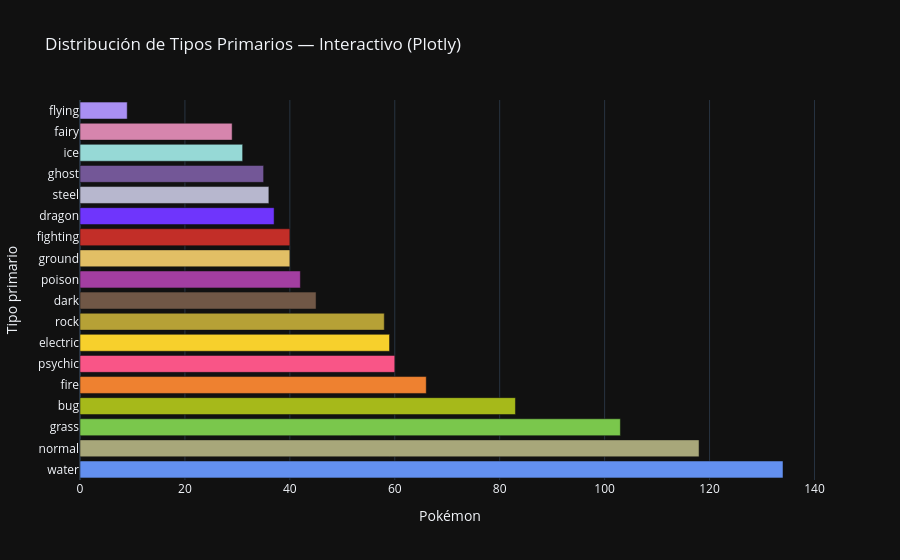

The cell this chart's notebook holds for it:
### Code cell
counts_px = (df[df['type1'].isin(MAIN)]['type1']
             .value_counts()
             .reset_index()
             .rename(columns={'type1': 'tipo', 'count': 'n'}))

fig2 = px.bar(
    counts_px.sort_values('n'), x='n', y='tipo',
    orientation='h',
    color='tipo',
    color_discrete_map=TYPE_COLORS,
    labels={'n': 'Pokémon', 'tipo': 'Tipo primario'},
    title='Distribución de Tipos Primarios — Interactivo (Plotly)',
    template='plotly_dark',
)
fig2.update_layout(showlegend=False)
fig2.show()

### Figure 1 — Plotly figure (JSON) as saved in the notebook; plotly's stock layout.template omitted (floating-point values rounded to 4 significant figures)
{"data": [{"hovertemplate": "Tipo primario=%{y}<br>Pokémon=%{x}<extra></extra>", "legendgroup": "flying", "marker": {"color": "#A98FF3", "pattern": {"shape": ""}}, "name": "flying", "orientation": "h", "showlegend": true, "textposition": "auto", "type": "bar", "x": [9], "xaxis": "x", "y": ["flying"], "yaxis": "y"}, {"hovertemplate": "Tipo primario=%{y}<br>Pokémon=%{x}<extra></extra>", "legendgroup": "fairy", "marker": {"color": "#D685AD", "pattern": {"shape": ""}}, "name": "fairy", "orientation": "h", "showlegend": true, "textposition": "auto", "type": "bar", "x": [29], "xaxis": "x", "y": ["fairy"], "yaxis": "y"}, {"hovertemplate": "Tipo primario=%{y}<br>Pokémon=%{x}<extra></extra>", "legendgroup": "ice", "marker": {"color": "#96D9D6", "pattern": {"shape": ""}}, "name": "ice", "orientation": "h", "showlegend": true, "textposition": "auto", "type": "bar", "x": [31], "xaxis": "x", "y": ["ice"], "yaxis": "y"}, {"hovertemplate": "Tipo primario=%{y}<br>Pokémon=%{x}<extra></extra>", "legendgroup": "ghost", "marker": {"color": "#735797", "pattern": {"shape": ""}}, "name": "ghost", "orientation": "h", "showlegend": true, "textposition": "auto", "type": "bar", "x": [35], "xaxis": "x", "y": ["ghost"], "yaxis": "y"}, {"hovertemplate": "Tipo primario=%{y}<br>Pokémon=%{x}<extra></extra>", "legendgroup": "steel", "marker": {"color": "#B7B7CE", "pattern": {"shape": ""}}, "name": "steel", "orientation": "h", "showlegend": true, "textposition": "auto", "type": "bar", "x": [36], "xaxis": "x", "y": ["steel"], "yaxis": "y"}, {"hovertemplate": "Tipo primario=%{y}<br>Pokémon=%{x}<extra></extra>", "legendgroup": "dragon", "marker": {"color": "#6F35FC", "pattern": {"shape": ""}}, "name": "dragon", "orientation": "h", "showlegend": true, "textposition": "auto", "type": "bar", "x": [37], "xaxis": "x", "y": ["dragon"], "yaxis": "y"}, {"hovertemplate": "Tipo primario=%{y}<br>Pokémon=%{x}<extra></extra>", "legendgroup": "fighting", "marker": {"color": "#C22E28", "pattern": {"shape": ""}}, "name": "fighting", "orientation": "h", "showlegend": true, "textposition": "auto", "type": "bar", "x": [40], "xaxis": "x", "y": ["fighting"], "yaxis": "y"}, {"hovertemplate": "Tipo primario=%{y}<br>Pokémon=%{x}<extra></extra>", "legendgroup": "ground", "marker": {"color": "#E2BF65", "pattern": {"shape": ""}}, "name": "ground", "orientation": "h", "showlegend": true, "textposition": "auto", "type": "bar", "x": [40], "xaxis": "x", "y": ["ground"], "yaxis": "y"}, {"hovertemplate": "Tipo primario=%{y}<br>Pokémon=%{x}<extra></extra>", "legendgroup": "poison", "marker": {"color": "#A33EA1", "pattern": {"shape": ""}}, "name": "poison", "orientation": "h", "showlegend": true, "textposition": "auto", "type": "bar", "x": [42], "xaxis": "x", "y": ["poison"], "yaxis": "y"}, {"hovertemplate": "Tipo primario=%{y}<br>Pokémon=%{x}<extra></extra>", "legendgroup": "dark", "marker": {"color": "#705746", "pattern": {"shape": ""}}, "name": "dark", "orientation": "h", "showlegend": true, "textposition": "auto", "type": "bar", "x": [45], "xaxis": "x", "y": ["dark"], "yaxis": "y"}, {"hovertemplate": "Tipo primario=%{y}<br>Pokémon=%{x}<extra></extra>", "legendgroup": "rock", "marker": {"color": "#B6A136", "pattern": {"shape": ""}}, "name": "rock", "orientation": "h", "showlegend": true, "textposition": "auto", "type": "bar", "x": [58], "xaxis": "x", "y": ["rock"], "yaxis": "y"}, {"hovertemplate": "Tipo primario=%{y}<br>Pokémon=%{x}<extra></extra>", "legendgroup": "electric", "marker": {"color": "#F7D02C", "pattern": {"shape": ""}}, "name": "electric", "orientation": "h", "showlegend": true, "textposition": "auto", "type": "bar", "x": [59], "xaxis": "x", "y": ["electric"], "yaxis": "y"}, {"hovertemplate": "Tipo primario=%{y}<br>Pokémon=%{x}<extra></extra>", "legendgroup": "psychic", "marker": {"color": "#F95587", "pattern": {"shape": ""}}, "name": "psychic", "orientation": "h", "showlegend": true, "textposition": "auto", "type": "bar", "x": [60], "xaxis": "x", "y": ["psychic"], "yaxis": "y"}, {"hovertemplate": "Tipo primario=%{y}<br>Pokémon=%{x}<extra></extra>", "legendgroup": "fire", "marker": {"color": "#EE8130", "pattern": {"shape": ""}}, "name": "fire", "orientation": "h", "showlegend": true, "textposition": "auto", "type": "bar", "x": [66], "xaxis": "x", "y": ["fire"], "yaxis": "y"}, {"hovertemplate": "Tipo primario=%{y}<br>Pokémon=%{x}<extra></extra>", "legendgroup": "bug", "marker": {"color": "#A6B91A", "pattern": {"shape": ""}}, "name": "bug", "orientation": "h", "showlegend": true, "textposition": "auto", "type": "bar", "x": [83], "xaxis": "x", "y": ["bug"], "yaxis": "y"}, {"hovertemplate": "Tipo primario=%{y}<br>Pokémon=%{x}<extra></extra>", "legendgroup": "grass", "marker": {"color": "#7AC74C", "pattern": {"shape": ""}}, "name": "grass", "orientation": "h", "showlegend": true, "textposition": "auto", "type": "bar", "x": [103], "xaxis": "x", "y": ["grass"], "yaxis": "y"}, {"hovertemplate": "Tipo primario=%{y}<br>Pokémon=%{x}<extra></extra>", "legendgroup": "normal", "marker": {"color": "#A8A77A", "pattern": {"shape": ""}}, "name": "normal", "orientation": "h", "showlegend": true, "textposition": "auto", "type": "bar", "x": [118], "xaxis": "x", "y": ["normal"], "yaxis": "y"}, {"hovertemplate": "Tipo primario=%{y}<br>Pokémon=%{x}<extra></extra>", "legendgroup": "water", "marker": {"color": "#6390F0", "pattern": {"shape": ""}}, "name": "water", "orientation": "h", "showlegend": true, "textposition": "auto", "type": "bar", "x": [134], "xaxis": "x", "y": ["water"], "yaxis": "y"}], "layout": {"barmode": "relative", "legend": {"title": {"text": "Tipo primario"}, "tracegroupgap": 0}, "showlegend": false, "title": {"text": "Distribución de Tipos Primarios — Interactivo (Plotly)"}, "xaxis": {"anchor": "y", "domain": [0.0, 1.0], "title": {"text": "Pokémon"}}, "yaxis": {"anchor": "x", "categoryarray": ["water", "normal", "grass", "bug", "fire", "psychic", "electric", "rock", "dark", "poison", "ground", "fighting", "dragon", "steel", "ghost", "ice", "fairy", "flying"], "categoryorder": "array", "domain": [0.0, 1.0], "title": {"text": "Tipo primario"}}}}
